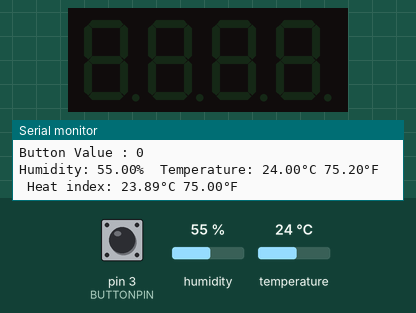
Bench run of a sketch on a simulated Arduino Uno, built with avr-gcc and run on an emulated ATmega328P. Shown: 4-digit seven-segment display, the last lines printed to the serial monitor. Inputs (shaded band) come from the test bench; at power-on: pin 3 (BUTTONPIN) LOW, humidity 55 %, temperature 24 °C.

Above: at 4.8 s.
4.9 s: pin 3 (BUTTONPIN) pulled HIGH for 2.65 s
At 7.0 s:
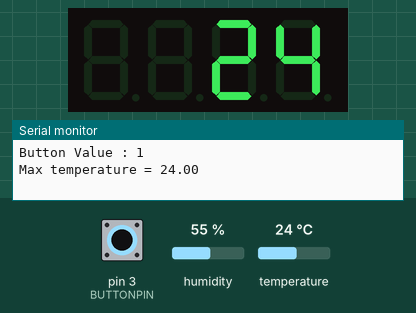
Timing chart, 0 to 8.5 s (numbered marks = the images above; inputs shaded):
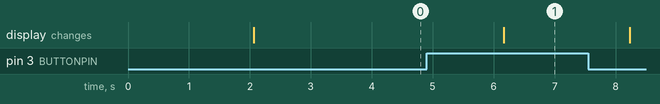

The sketch:

TempHumiditySensor.ino
```cpp
// Example testing sketch for various DHT humidity/temperature sensors
// Written by ladyada, public domain

// REQUIRES the following Arduino libraries:
// - DHT Sensor Library: https://github.com/adafruit/DHT-sensor-library
// - Adafruit Unified Sensor Lib: https://github.com/adafruit/Adafruit_Sensor
#include <Arduino.h>
#include <TM1637Display.h>
#include <SoftwareSerial.h>

//Serial config for bluetooth module
SoftwareSerial mySerial(10, 11); // RX, TX

// Module connection pins (Digital Pins)
#define CLK 6
#define DIO 7

// The amount of time (in milliseconds) between tests
#define TEST_DELAY   2000

#include "DHT.h"
#include <Adafruit_Sensor.h>

#define DHTPIN 2     // Digital pin connected to the DHT sensor
// Feather HUZZAH ESP8266 note: use pins 3, 4, 5, 12, 13 or 14 --
// Pin 15 can work but DHT must be disconnected during program upload.

#define BUTTONPIN 3

// Uncomment whatever type you're using!
#define DHTTYPE DHT11   // DHT 11
//#define DHTTYPE DHT22   // DHT 22  (AM2302), AM2321
//#define DHTTYPE DHT21   // DHT 21 (AM2301)

// Connect pin 1 (on the left) of the sensor to +5V
// NOTE: If using a board with 3.3V logic like an Arduino Due connect pin 1
// to 3.3V instead of 5V!
// Connect pin 2 of the sensor to whatever your DHTPIN is
// Connect pin 3 (on the right) of the sensor to GROUND (if your sensor has 3 pins)
// Connect pin 4 (on the right) of the sensor to GROUND and leave the pin 3 EMPTY (if your sensor has 4 pins)
// Connect a 10K resistor from pin 2 (data) to pin 1 (power) of the sensor

// Initialize DHT sensor.
// Note that older versions of this library took an optional third parameter to
// tweak the timings for faster processors.  This parameter is no longer needed
// as the current DHT reading algorithm adjusts itself to work on faster procs.
DHT dht(DHTPIN, DHTTYPE);

float maxTemperature = 0;
TM1637Display display(CLK, DIO);
uint8_t blank[] = { 0x00, 0x00, 0x00, 0x00 };

void setup() {
  Serial.begin(9600);
  Serial.println(F("DHTxx test!"));
  pinMode(BUTTONPIN, INPUT);

  while (!Serial) {
    ; // wait for serial port to connect. Needed for native USB port only
  }

  mySerial.begin(9600);
  dht.begin();
}

void loop() {
  // Wait a few seconds between measurements.
  delay(2000);

  // Reading temperature or humidity takes about 250 milliseconds!
  // Sensor readings may also be up to 2 seconds 'old' (its a very slow sensor)
  float h = dht.readHumidity();
  // Read temperature as Celsius (the default)
  float t = dht.readTemperature();
  // Read temperature as Fahrenheit (isFahrenheit = true)
  float f = dht.readTemperature(true);

  if (t > maxTemperature) {
    maxTemperature = t;
  }

  // Check if any reads failed and exit early (to try again).
  if (isnan(h) || isnan(t) || isnan(f)) {
    Serial.println(F("Failed to read from DHT sensor!"));
    return;
  }

  // Compute heat index in Fahrenheit (the default)
  float hif = dht.computeHeatIndex(f, h);
  // Compute heat index in Celsius (isFahreheit = false)
  float hic = dht.computeHeatIndex(t, h, false);


  int buttonValue = digitalRead(BUTTONPIN);

  Serial.print("Button Value : ");
  Serial.println(buttonValue);

  if (buttonValue == 1) {
    display.setBrightness(0x0f);
    Serial.print("Max temperature = ");
    Serial.println(maxTemperature);
    int temp = maxTemperature;
    display.showNumberDec(temp, false);
  }
  else {
    display.setSegments(blank);
    Serial.print(F("Humidity: "));
    Serial.print(h);
    Serial.print(F("%  Temperature: "));
    Serial.print(t);
    Serial.print(F("°C "));
    Serial.print(f);
    Serial.print(F("°F  Heat index: "));
    Serial.print(hic);
    Serial.print(F("°C "));
    Serial.print(hif);
    Serial.println(F("°F"));
  }
}
```

Measured:
- after the input at 4.9 s, the display: changes after 1.3 s (image 1)
